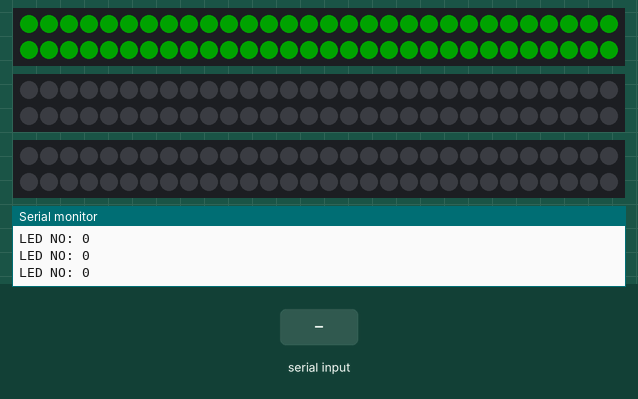
Recording of a sketch running on a simulated ATtiny85, built with avr-gcc and run on an emulated ATtiny85. Shown: 3 × 60 RGB LEDs in strip order, left to right, continuing on the next row, the last lines printed to the serial monitor. Inputs (shaded band) come from the test bench. Dim RGB values are drawn brighter than linear.

Above: at 2.1 s.
2.9 s: "w" received over Serial
At 3.5 s:
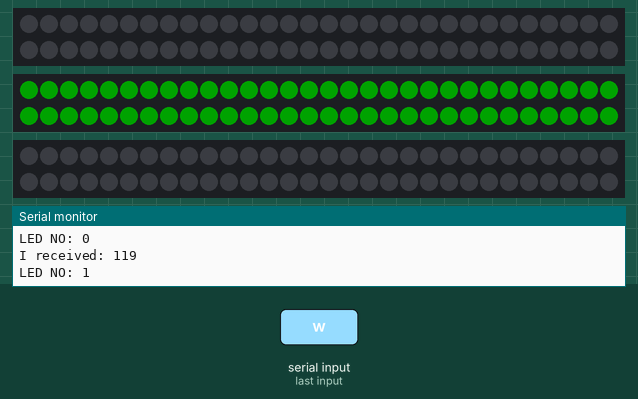
7.0 s: "e" received over Serial
At 7.7 s:
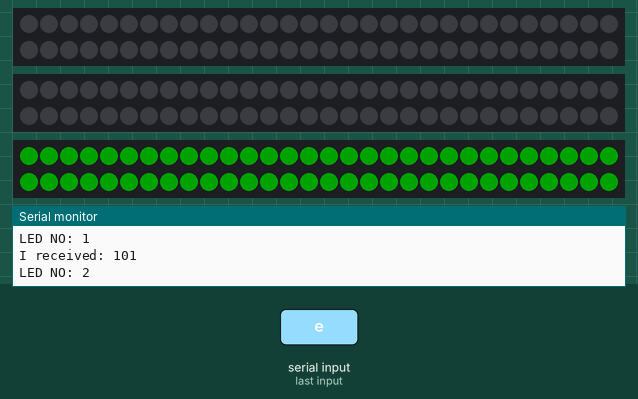
11.1 s: "q" received over Serial
At 11.7 s:
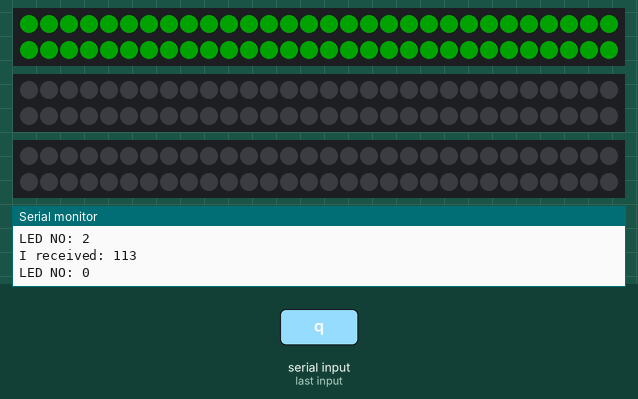
Timing chart, 0 to 14.1 s (numbered marks = the images above; inputs shaded):
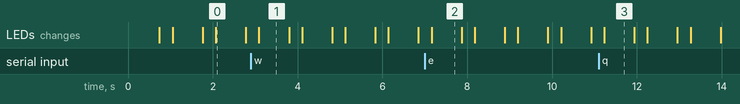

The sketch:

controller.ino
```cpp
// #include <Adafruit_CircuitPlayground.h>
// #include <Adafruit_Circuit_Playground.h>

// Insight Maze - NeoPixel ring lights

#include <Adafruit_NeoPixel.h>
#ifdef __AVR__
 #include <avr/power.h> // Required for 16 MHz Adafruit Trinket
#endif

// The Arduino pin connected to the light
// #define LED_PIN     6
int LED_PIN = 0;

// How many NeoPixels are attached to the Arduino
#define LED_COUNT  60

// NeoPixel brightness, 0 (min) to 255 (max)
#define BRIGHTNESS 35 // Set BRIGHTNESS to about 1/5 (max = 255)

// Declare the NeoPixel strip object:
// Adafruit_NeoPixel strip(LED_COUNT, LED_PIN, NEO_GRBW + NEO_KHZ800);

Adafruit_NeoPixel strip[3];
int incomingByte;
bool FFLAG = true;

// Argument 1 = Number of pixels in NeoPixel strip
// Argument 2 = Arduino pin number (most are valid)
// Argument 3 = Pixel type flags, add together as needed:
//   NEO_KHZ800  800 KHz bitstream (most NeoPixel products w/WS2812 LEDs)
//   NEO_KHZ400  400 KHz (classic 'v1' (not v2) FLORA pixels, WS2811 drivers)
//   NEO_GRB     Pixels are wired for GRB bitstream (most NeoPixel products)
//   NEO_RGB     Pixels are wired for RGB bitstream (v1 FLORA pixels, not v2)
//   NEO_RGBW    Pixels are wired for RGBW bitstream (NeoPixel RGBW products)

void setup() {
  // These lines are specifically to support the Adafruit Trinket 5V 16 MHz.
  // Any other board, you can remove this part (but no harm leaving it):
#if defined(__AVR_ATtiny85__) && (F_CPU == 16000000)
  clock_prescale_set(clock_div_1);
#endif
  // END of Trinket-specific code.


  Serial.begin(9600);

  for (int i = 0; i < 3; i++){
    strip[i] = Adafruit_NeoPixel(LED_COUNT, i + 5, NEO_GRBW + NEO_KHZ800);
    strip[i].begin();           // INITIALIZE NeoPixel strip object (REQUIRED)
    strip[i].show();
    // Turn OFF all pixels ASAP
    strip[i].setBrightness(BRIGHTNESS);
  }


}

void loop() {

  if (Serial.available() > 0) {
    // read the incoming byte:
    incomingByte = Serial.read();
    Serial.print("I received: ");
    Serial.println(incomingByte, DEC);

    // say what you got:
    switch(incomingByte){
    case 'q':
      LED_PIN = 0;
      break;
    case 'w':
      LED_PIN = 1;
      break;
    case 'e':
      LED_PIN = 2;
      break;
    case 'f':
      FFLAG = !FFLAG;
    default:
      break;
   }
  }

  // Flash green (can change to other colors)
  Serial.print("LED NO: ");
  Serial.println(LED_PIN);
  if(FFLAG){
    flash_led_no(LED_PIN);
  }
  else {
    fade_led_no(LED_PIN);
  }

}

void flash_led_no(int i){
  strip[i].fill(strip[i].Color(0, 255, 0));
  strip[i].show();
  delay(700);
  strip[i].fill(strip[i].Color(0, 0, 0));
  strip[i].show();
  delay(300);
}

void fade_led_no(int i){
  for(int j=0; j<256; j++) { // Ramp up from 0 to 255
    // Fill entire strip with white at gamma-corrected brightness level 'j':
    strip[i].fill(strip[i].Color(0, strip[i].gamma8(j), 0));
    strip[i].show();
    delay(5);
  }
  //delay(300);
  for(int j=255; j>=0; j--) { // Ramp down from 255 to 0
    strip[i].fill(strip[i].Color(0, strip[i].gamma8(j), 0));
    strip[i].show();
    delay(5);
  }

}
```

Measured:
- after the input at 2.9 s, the LEDs: change after 0.19 s (image 1)
- after the input at 7.0 s, the LEDs: change after 0.16 s (image 2)
- after the input at 11.1 s, the LEDs: change after 0.13 s (image 3)
- what the display in image 0 shows lasts 0.7 s, from 2.1 s to 2.8 s
